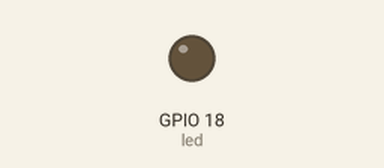
Recording of a program running on a simulated Raspberry Pi (BCM pin numbers). Shown: output pins drawn as LEDs (lit = HIGH). What the program prints to the terminal is not drawn.

Above: at 0.05 s.
At 0.5 s:
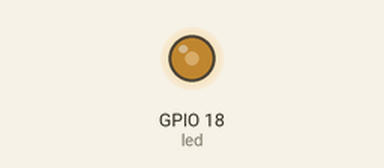
At 0.95 s:
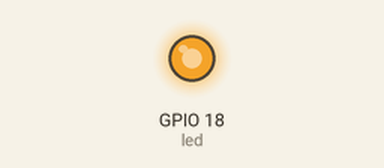
At 1.9 s:
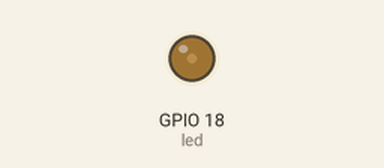
Timing chart, 0 to 4.8 s (numbered marks = the images above):
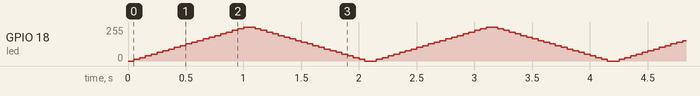

The program:

checkpoint2.1.py
```python
# Luís Carlos Delgado Torrecilha - 15472530
# Beatriz Fonseca Silva - 15653959
from gpiozero import PWMLED
from time import sleep

# Conecta o LED na porta GPIO 18 do Raspberry Pi.
# Usamos o PWMLED para conseguir controlar o brilho (intensidade) de forma suave,
# e não apenas ligar e desligar bruscamente.
led = PWMLED(18)

try:
    # Dá um toque no terminal para avisar que o script está rodando
    print("Programa PWM iniciado no GPIO 18. Pressione CTRL+C para encerrar.")

    while True:
        # Primeiro loop: aumenta o brilho gradualmente do zero até o máximo (100%)
        # De 5 em 5 passos para a transição ficar bem fluida
        for i in range(0, 101, 5):
            led.value = i / 100.0  # Converte a porcentagem para um valor entre 0.0 e 1.0
            sleep(0.05)            # Pausa curtinha para dar tempo de enxergar a mudança

        # Segundo loop: diminui o brilho aos poucos, voltando do 100% até apagar (0%)
        for i in range(100, -1, -5):
            led.value = i / 100.0
            sleep(0.05)

except KeyboardInterrupt:
    # Se você apertar CTRL+C, o programa cai aqui de forma limpa e avisa na tela
    print("\nPrograma interrompido pelo usuário.")
```
